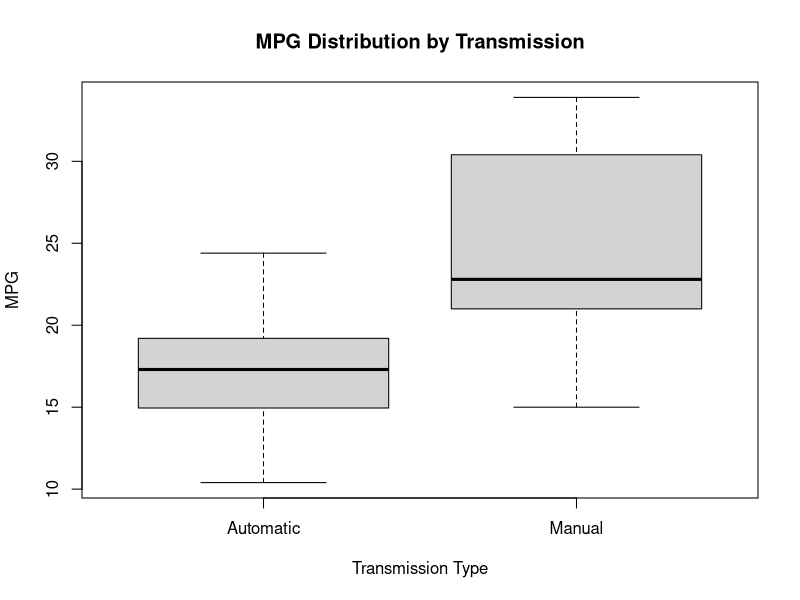

Source code (R):
## ---- chunk 1
data(mtcars)
names(mtcars)
## ---- chunk 2
mtcars$am <- as.factor(mtcars$am)
levels(mtcars$am) <- c("Automatic", "Manual")
boxplot(mpg ~ am, data = mtcars, xlab = "Transmission Type", ylab = "MPG", main = "MPG Distribution by Transmission")
## ---- chunk 3
fit <- lm(mpg ~ am, data = mtcars)
summary(fit)
## ---- chunk 4
bestfit <- step(lm(mpg~., data = mtcars), trace = 0, steps = 100000, direction = "both")
summary(bestfit)
## ---- chunk 5
bestfit2 <- lm(mpg ~ wt + qsec + am + wt*qsec*am, data = mtcars)
anova(bestfit, bestfit2)
## ---- chunk 6
summary(bestfit2)
